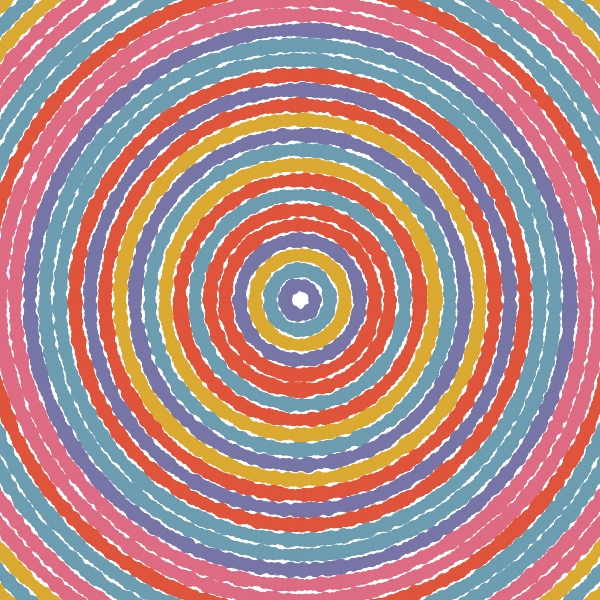
Frame 1 (no input)
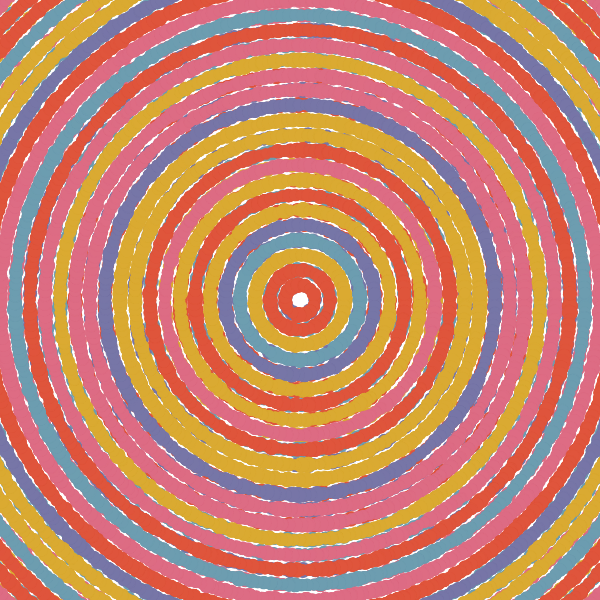
Frame 2 (the mouse pressed at the canvas centre, redrawn once)

The p5.js sketch that drew these frames (run headless with seeded random() and noise() and a simulated clock; the mouse was pressed at the canvas centre and the sketch redrawn once):

// p5.js sketch
// ── sketch.js
let mid = {};
let size = qp("size", 600);
let palette = ["#6d9db0", "#dd6c84", "#daaa32", "#7776a7", "#df553c"];
const ringSize = qp("ringSize", 15);

function setup() {
  //960,720;
  createCanvas(size, size);
  const bg = color(0, 0, 0, 0);
  background(bg);
  mid = {
    x: width / 2,
    y: height / 2
  };
  noLoop();
  setupSeed();
}

function draw() {
  const maxRingX = size;
  const numberOfRings = maxRingX / ringSize;
  translate(mid.x, mid.y);
  //smooth
  for (let i = 0; i < numberOfRings; i++) {
    const ringColor = randomFromArray(palette);
    const ringW = i * ringSize;
    const ringH = ringW;
    drawBaseRing(ringColor, ringW, ringH);
    drawArcs(ringColor, ringW, ringH);
  }
}

function drawBaseRing(ringColor, ringW, ringH) { 
  //drawSolidRing(ringColor, ringW, ringH);
  drawFuzzyDotRing(ringColor, ringW, ringH);
}
function drawSolidRing(ringColor, ringW, ringH) {
  stroke(ringColor);
  noFill();
  strokeWeight(ringSize);
  ellipse(0, 0, ringW, ringH);
}
function drawFuzzyDotRing(ringColor, ringW, ringH) {
  //this should be better, but good enough for now
  let numberOfAnchorPoints = ringW;
  let anchorPoints = polygonPoints(ringW, numberOfAnchorPoints);
  for(let i = 0; i < numberOfAnchorPoints; i++) {
    let pointRadius = random(ringSize*0.8, ringSize*1.2)*0.8;
    let point = anchorPoints[i];
    noStroke();
    const numberOfFuzzyPoints = random(5, 20);
    for(let j = 0; j < numberOfFuzzyPoints; j++) {
      let fuzzyPointX = fuzz(point.x,1);
      let fuzzyPointY = fuzz(point.y,1);
      fill(ca(ringColor, random(128, 255)));
      ellipse(fuzzyPointX, fuzzyPointY, pointRadius);
    }
  }
}

function drawArcs(ringColor, ringW, ringH) {
  return;
  const numberOfArcs = Math.floor(random(0, 10));
  const arcPalette = palette.filter(i=>i!=ringColor);
  const makeRandomAngle = (min=0, max=180)=>(Math.floor(random(min, max)));
  for(let i = 0; i < numberOfArcs; i++) {
    let arcTransparancy = Math.floor(random(128, 212));
    let arcColor = randomFromArray(arcPalette)
    
    stroke(ca(arcColor, arcTransparancy));
    let arcSize = Math.floor(random(ringSize*.3, ringSize*.4));
    strokeWeight(arcSize);
    noFill();
    let radius = ringW;
    let startAngle = makeRandomAngle(0, 2);
    let endAngle = makeRandomAngle(startAngle, 20);
    push();
    rotate(makeRandomAngle(360));
    arc(0, 0, radius, radius, startAngle, endAngle, OPEN);
    pop();
    //ellipse(0, 0, ringW, ringH);
  }
}

function setupSeed() {
  const fromLocation = new URL(document.location).searchParams.get("seed");
  if (fromLocation) {
    window.seed = parseFloat(fromLocation);
  } else {
    window.seed = ceil(random(0, 1000000));
  }
  console.log(window.seed);
  randomSeed(window.seed);
}

function randomFromArray(arr) {
  const i = Math.floor(random(0, arr.length));
  return arr[i];
}

function qp(name, def, customParser) {
  let value = new URL(document.location).searchParams.get(name);
  if (value === null || value === undefined || value === "") {
    value = def;
  }
  if (customParser) {
    value = customParser(value);
  } else {
    if (!isNaN(value)) {
      value = parseFloat(value);
    }
  }
  console.log("qp", name, value, def);
  return value;
}

function mouseReleased() {
  if (mouseReleased.isCurrentlyPaused) {
    console.log("resumed");
    mouseReleased.isCurrentlyPaused = false;
    return loop();
  }
  mouseReleased.isCurrentlyPaused = true;
  noLoop();
  console.log("paused");
}

//https://coolors.co/6d9db0-dd6c84-daaa32-7776a7-df553c
//["#6d9db0", "#dd6c84", "#daaa32", "#7776a7", "#df553c"]
//https://imgur.com/gallery/mLsH1mr
//some good seeds: 358214,408107,833522

function ca(c, a) {
  const result = color(c);
  if (a !== undefined) {
    result.setAlpha(a);
  }
  return result;
}
function fuzz(i, fuzzFactor) {
  let r = random(i - fuzzFactor, i + fuzzFactor);
  return r;
}
function polygonPoints(radius, numberOfPoints, { x = 0, y = 0, ao = 0 } = {}) {
  var angle = TWO_PI / numberOfPoints;
  const results = [];
  for (var a = 0; a < TWO_PI; a += angle) {
    var sx = x + cos(a + ao) * radius;
    var sy = y + sin(a + ao) * radius;
    results.push({ x: sx, y: sy });
  }
  return results;
}
